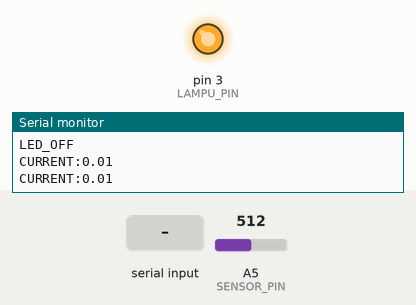
Bench run of a sketch on a simulated Arduino Uno, built with avr-gcc and run on an emulated ATmega328P. Shown: output pins drawn as LEDs (lit = HIGH), the last lines printed to the serial monitor. Inputs (shaded band) come from the test bench; at power-on: A5 (SENSOR_PIN) = 512.

Above: at 1.2 s.
1.3 s: "ON\n" received over Serial
At 2.5 s:
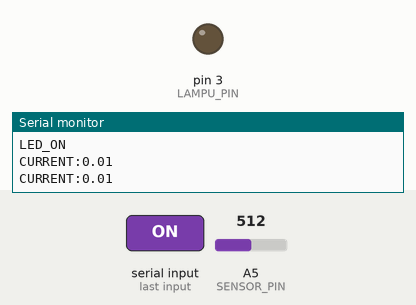
2.8 s: "OFF\n" received over Serial
At 3.8 s:
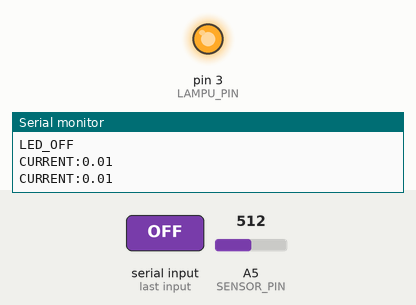
Timing chart, 0 to 5.8 s (numbered marks = the images above; inputs shaded):
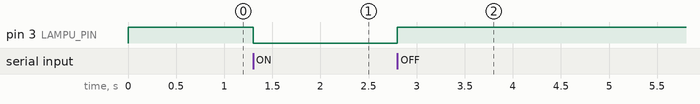

Measured:
- after the input at 1.3 s, pin 3 (LAMPU_PIN): HIGH → LOW at once
- after the input at 2.8 s, pin 3 (LAMPU_PIN): LOW → HIGH at once

The sketch:

index.ino
```cpp
const int LAMPU_PIN = 3;
const int SENSOR_PIN = A5;

// Konfigurasi ACS712 5A
const float VCC = 5.0;           // Tegangan Arduino
const float ZERO_POINT = VCC / 2.0; // Titik nol (2.5V)
const float SENSITIVITY = 0.185;    // 185 mV/A = 0.185 V/A (untuk ACS712 5A)

void setup() {
  Serial.begin(115200);
  pinMode(LAMPU_PIN, OUTPUT);
  pinMode(SENSOR_PIN, INPUT);

  digitalWrite(LAMPU_PIN, HIGH); // MATI (active-low)
  Serial.println("LED_OFF");
}

void loop() {
  // Baca sensor arus tiap 500ms
  static unsigned long lastRead = 0;
  if (millis() - lastRead > 500) {
    int sensorValue = analogRead(SENSOR_PIN);
    float voltage = sensorValue * (VCC / 1023.0);
    float current = (voltage - ZERO_POINT) / SENSITIVITY;

    // Kirim: CURRENT:1.23
    Serial.print("CURRENT:");
    Serial.println(current, 2);
    lastRead = millis();
  }

  // Terima perintah
  if (Serial.available() > 0) {
    String command = Serial.readStringUntil('\n');
    command.trim();

    if (command == "ON") {
      digitalWrite(LAMPU_PIN, LOW);  // NYALA
      Serial.println("LED_ON");
    } else if (command == "OFF") {
      digitalWrite(LAMPU_PIN, HIGH); // MATI
      Serial.println("LED_OFF");
    }
    Serial.flush();
  }
}
```
